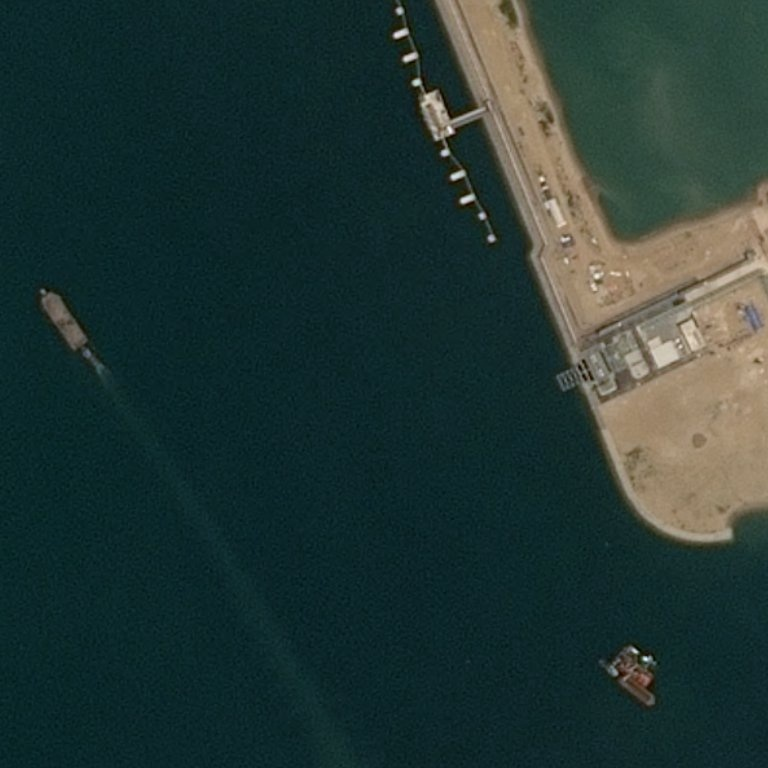
%> input picture 图像预处理/多特征海陆分离/000019.jpg, 768 x 768 px
$ octave --eval "result = tidu(rgb2gray(imread('000019.jpg')));"   (GNU Octave 9; MATLAB toolbox functions it lacks are replaced by stand-ins)
%> lines starting %> are read from the running program, lines starting %| are printed output that depends on the picture; in (x1, y1, x2, y2) boxes, pixels count from 0 and x2, y2 are one past the last pixel; in counts of white or black regions, pixels touching at a corner belong together; the program's own positions count from 1
function tiduzhi = tidu(I)

BW=edge(I,'canny',[0.1,0.2],3);
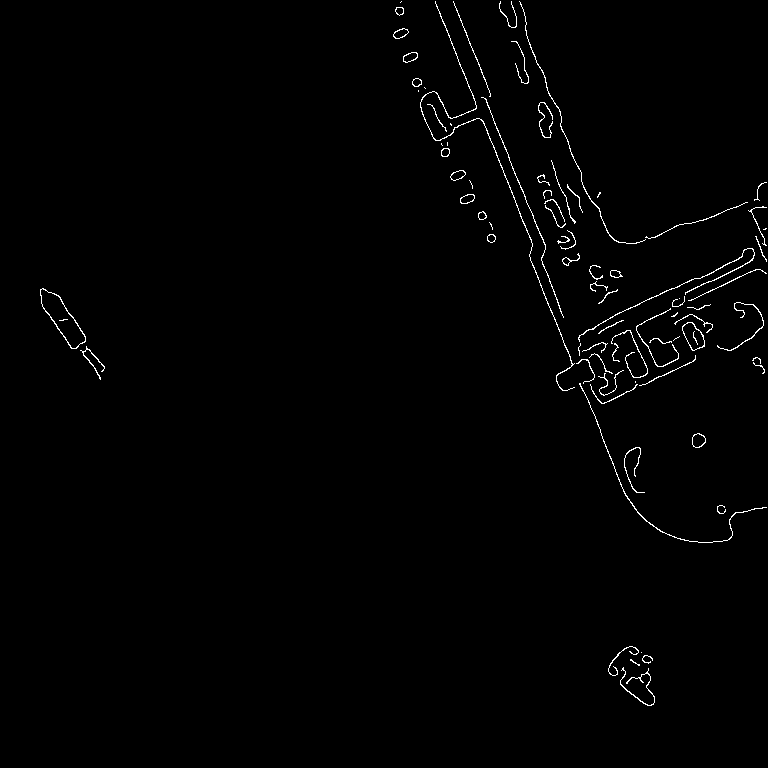
%> BW: size 768x768 logical; 0.96% white in thin lines or dots, all inside (x1, y1, x2, y2) = (40, 1, 767, 706)

se=strel('disk',5);
I=imdilate(BW,se);
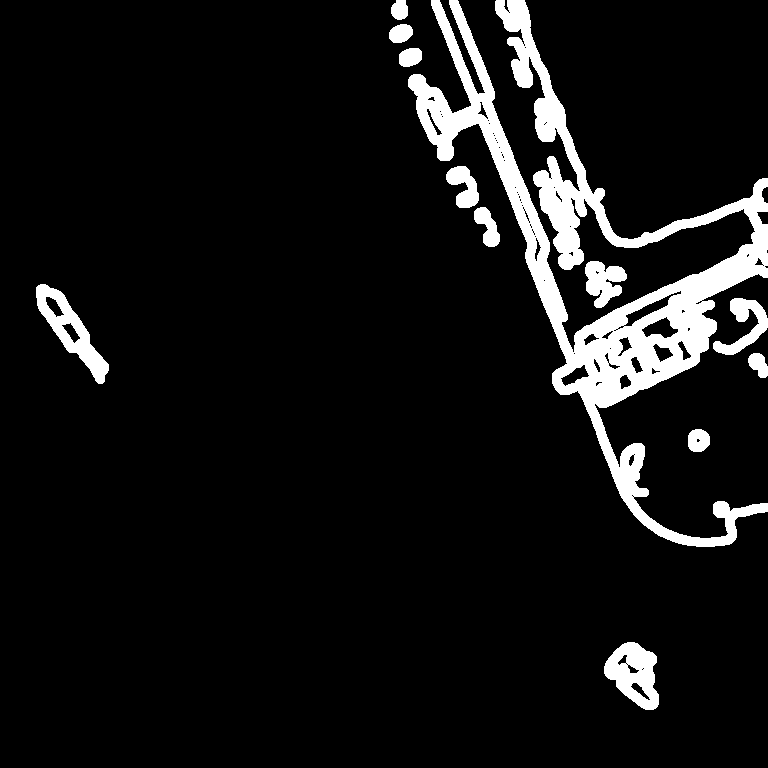
%> I: size 768x768 logical; 8% white; 12 white regions, largest, box (x1, y1, x2, y2) and area: (408, 0, 768, 547) 36719, (36, 284, 109, 384) 2288, (604, 642, 659, 710) 2281
I2=imfill(I,'holes');
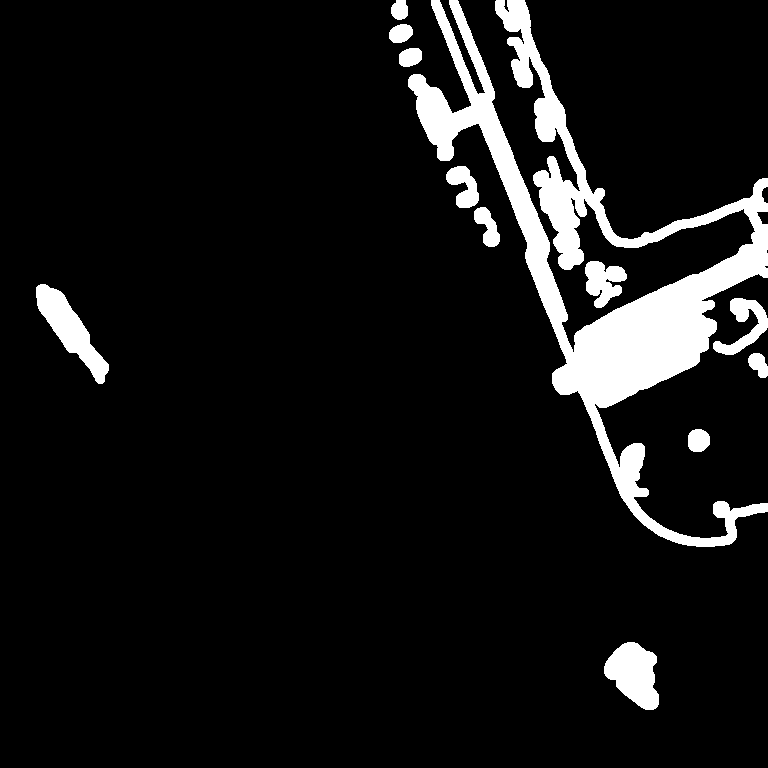
%> I2: size 768x768 logical; 8.4% white; 12 white regions, largest, box (x1, y1, x2, y2) and area: (408, 0, 768, 547) 39028, (36, 284, 109, 384) 2607, (604, 642, 659, 710) 2477
tiduzhi=imerode(I2,se);
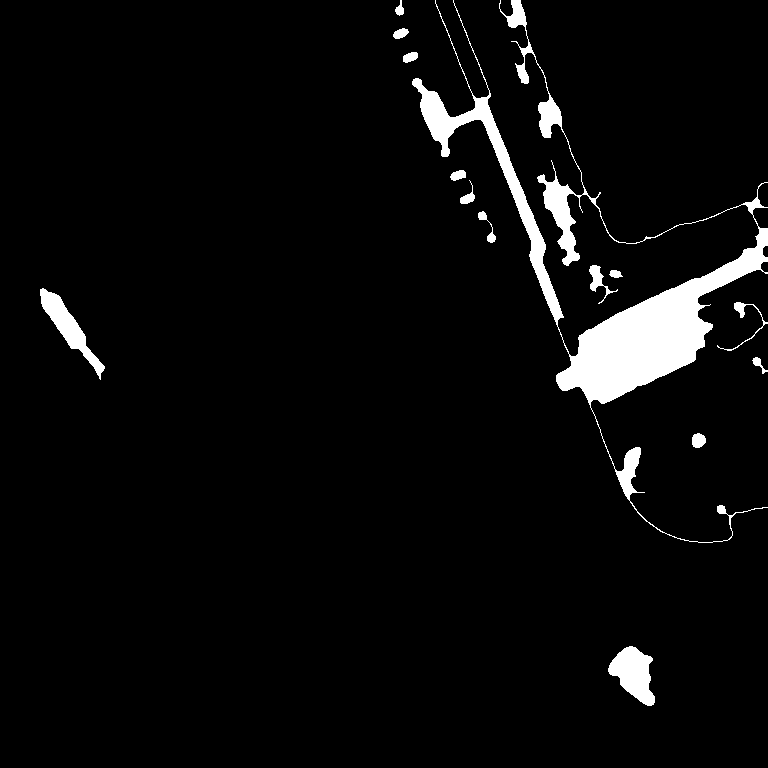
%> tiduzhi: size 768x768 logical; 4.4% white; 14 white regions, largest, box (x1, y1, x2, y2) and area: (412, 0, 768, 543) 21296, (608, 646, 655, 706) 1665, (40, 288, 105, 380) 1521

end

$ run again, on 图像预处理/多特征海陆分离/000122.jpg
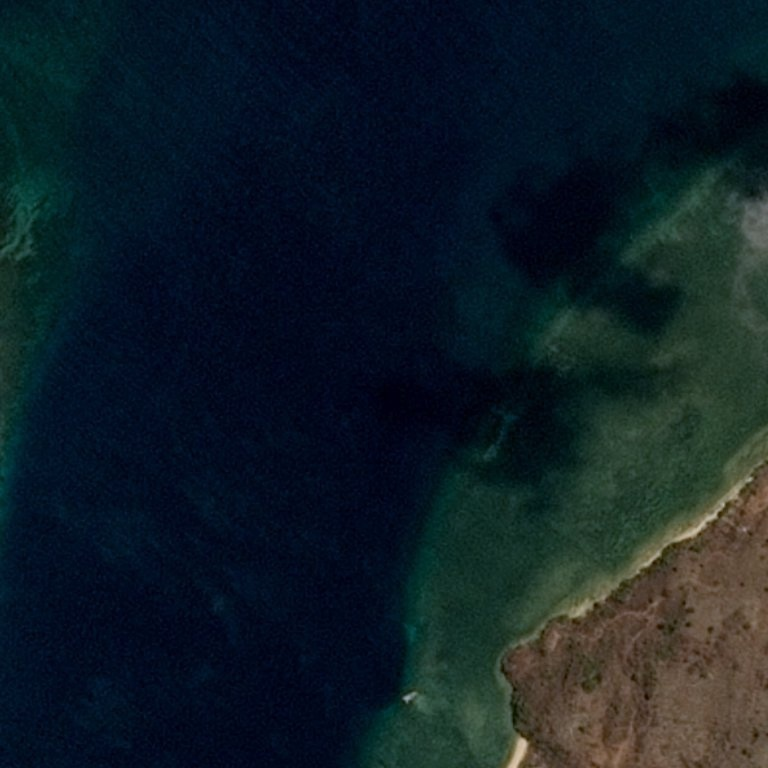
%> input picture 图像预处理/多特征海陆分离/000122.jpg, 768 x 768 px
%> in tidu, `BW=edge(I,'canny',[0.1,0.2],3);`:
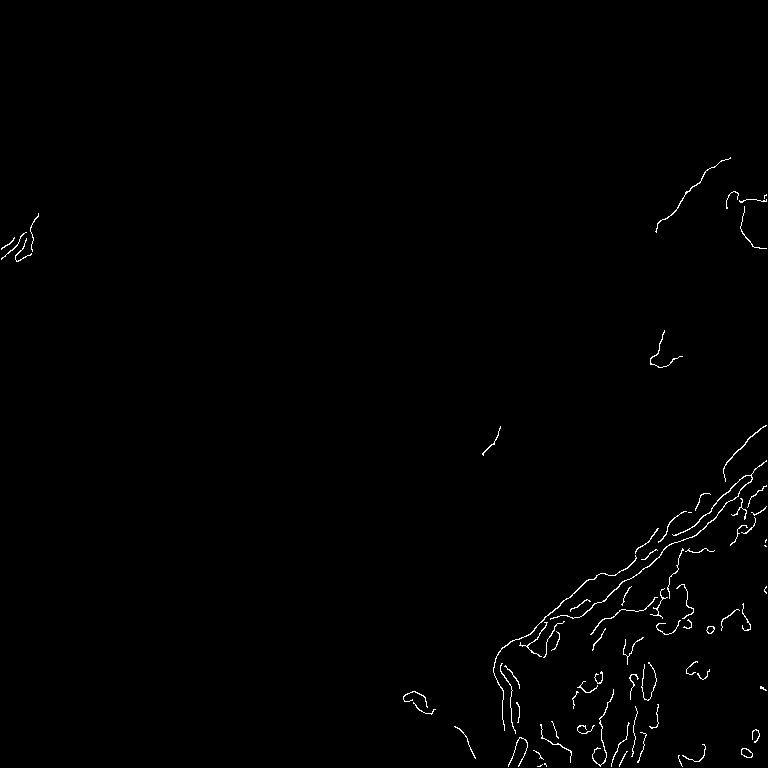
%> BW: size 768x768 logical; 0.68% white in thin lines or dots, all inside (x1, y1, x2, y2) = (1, 157, 767, 767)
%> I: size 768x768 logical; 5.6% white; 19 white regions, largest, box (x1, y1, x2, y2) and area: (489, 421, 768, 768) 17158, (573, 658, 663, 768) 4514, (0, 209, 43, 266) 1297
%> I2: size 768x768 logical; 6.1% white; 19 white regions, largest, box (x1, y1, x2, y2) and area: (489, 421, 768, 768) 19303, (573, 658, 663, 768) 4879, (0, 209, 43, 266) 1297
%> in tidu, `tiduzhi=imerode(I2,se);`:
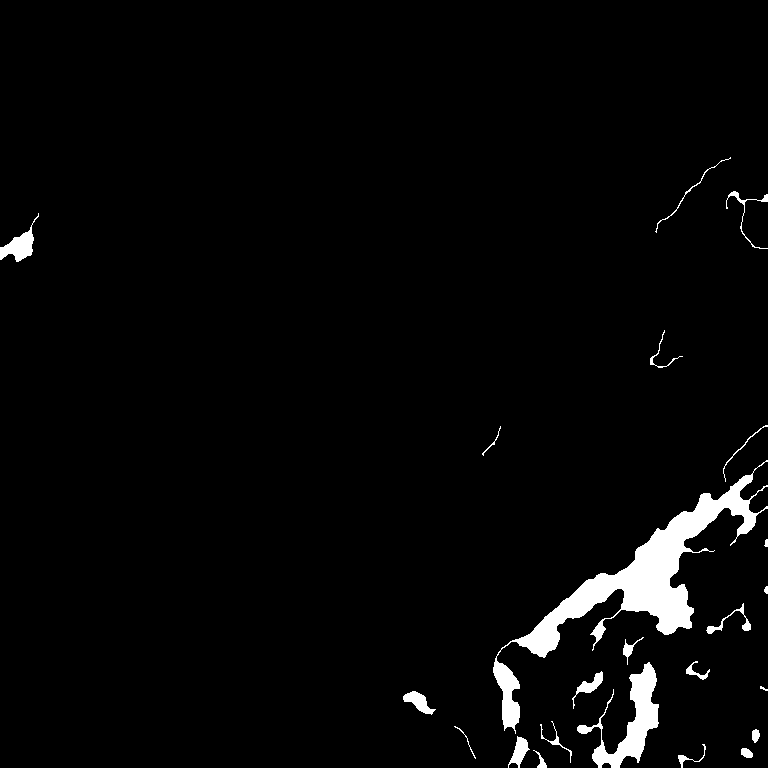
%> tiduzhi: size 768x768 logical; 2.9% white; 23 white regions (1 under 20 px), largest, box (x1, y1, x2, y2) and area: (493, 460, 768, 734) 11261, (577, 662, 659, 768) 2737, (0, 213, 39, 262) 657

$ run again, on 图像预处理/多特征海陆分离/000196.jpg
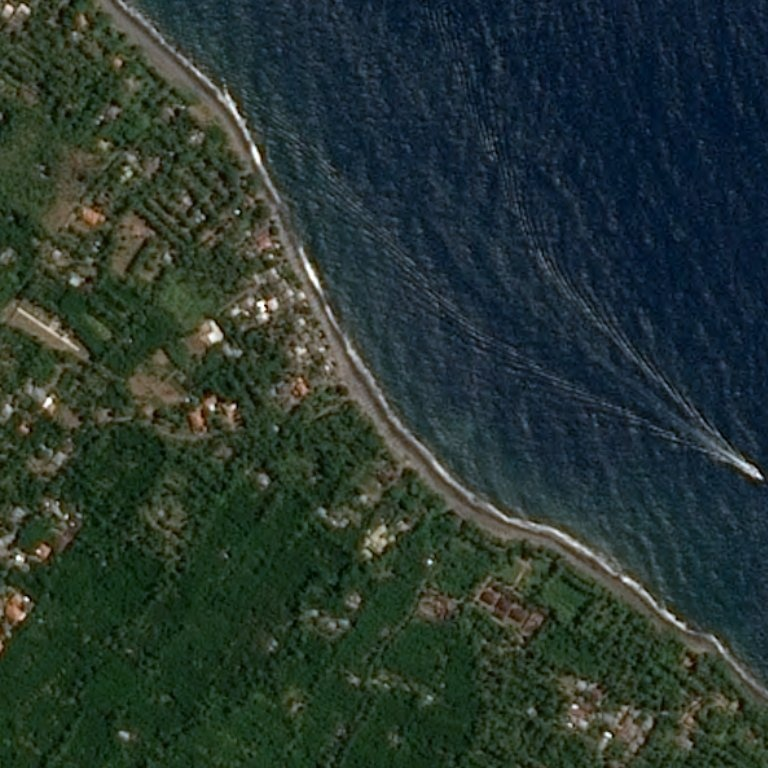
%> input picture 图像预处理/多特征海陆分离/000196.jpg, 768 x 768 px
%> in tidu, `BW=edge(I,'canny',[0.1,0.2],3);`:
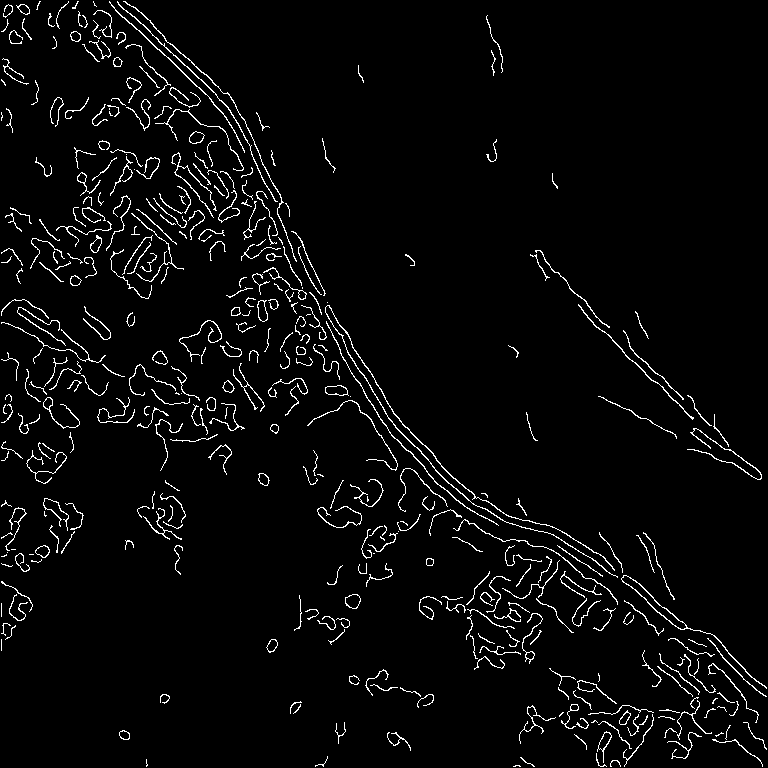
%> BW: size 768x768 logical; 3.5% white in thin lines or dots
%> I: size 768x768 logical; 27.1% white; 44 white regions, largest, box (x1, y1, x2, y2) and area: (0, 0, 768, 768) 105862, (0, 295, 249, 488) 18013, (526, 246, 766, 484) 6502
%> I2: size 768x768 logical; 28.7% white; 44 white regions, largest, box (x1, y1, x2, y2) and area: (0, 0, 768, 768) 113441, (0, 295, 249, 488) 19766, (526, 246, 766, 484) 6599
%> in tidu, `tiduzhi=imerode(I2,se);`:
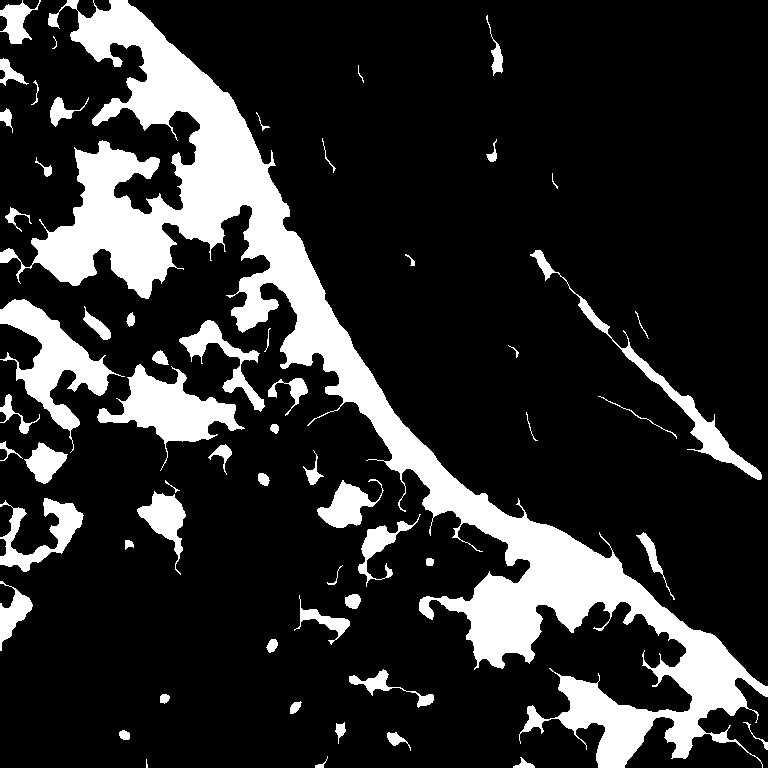
%> tiduzhi: size 768x768 logical; 18.1% white; 59 white regions (2 under 20 px), largest, box (x1, y1, x2, y2) and area: (0, 0, 768, 768) 74406, (0, 299, 125, 453) 5668, (97, 364, 245, 471) 5305
